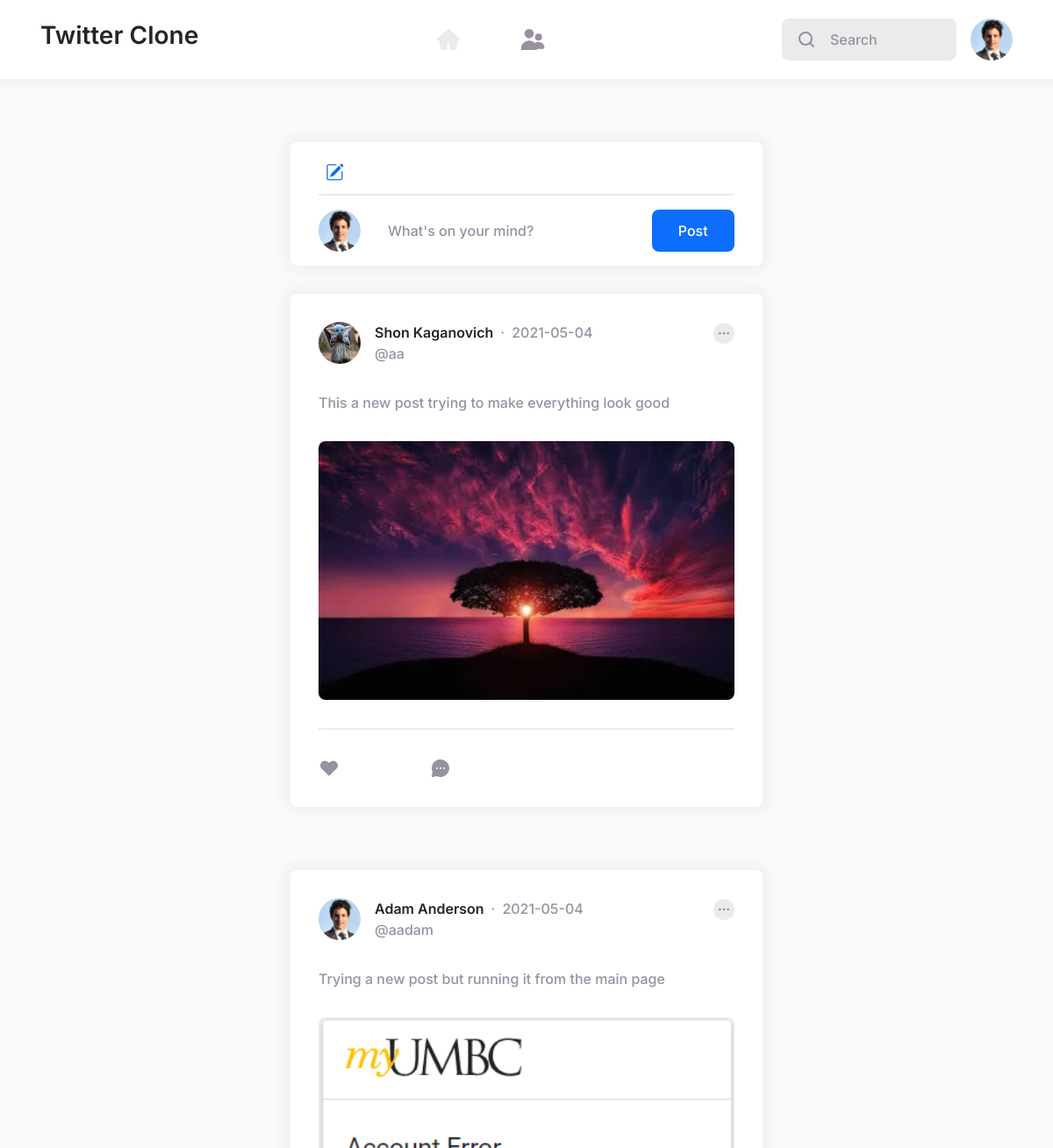
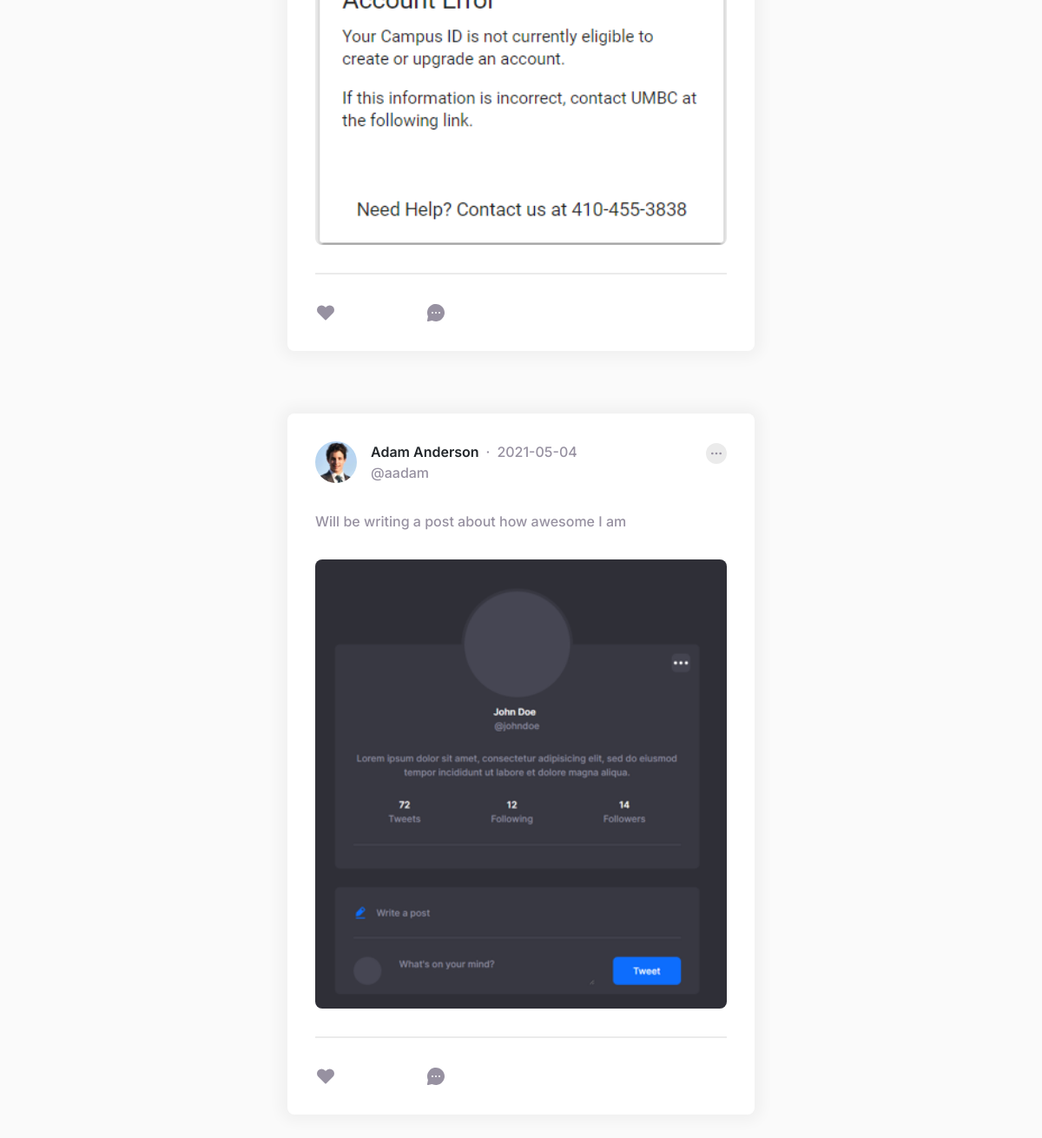
The page / (signed in) on the database its author committed (2 pictures, top to bottom).
### components/models.py (models this page shows, shortened)
class User(db.Model, UserMixin):
    __tablename__ = 'users'
    id = db.Column(db.Integer, primary_key = True)
    profile_image = db.Column(db.String(20), nullable=False, default='default_profile.png')
    email = db.Column(db.String(64), unique=True, index=True)
    name = db.Column(db.String(64))
    username = db.Column(db.String(64), unique=True, index=True)
    bio = db.Column(db.String(500))
    password_hash = db.Column(db.String(128))
    posts = db.relationship('Post', backref='user', lazy=True,  order_by="desc(Post.date)")

class Post(db.Model):
    id = db.Column(db.Integer, primary_key=True)
    user_id = db.Column(db.Integer, db.ForeignKey('users.id'), nullable=False)
    date = db.Column(db.DateTime, nullable=False, default=datetime.utcnow)
    text = db.Column(db.Text, nullable=False)
    image = db.Column(db.String(20), default=None)

### components/core/views.py (the view, shortened to what this page needs)
@core.route('/', methods=['GET', 'POST'])
@login_required
def index():
    posts = Post.query.order_by(Post.date.desc()).all()
    post_form = WritePost() # Need to validated the info and find a way to toggle the view if I need to redirect
    return render_template('index.html', posts=posts , post_form=post_form)

### components/posts/forms.py
class WritePost(FlaskForm):
    text = TextAreaField('Text')
    picture = FileField('Add optional photo', validators=[FileAllowed(['jpg', 'png','jpeg','bmp','bmp','gif','webp'],message="This file type is not allowed")])
    submit = SubmitField('Post')

### components/models.py (called while the page is built)
@login_manager.user_loader
def load_user(user_id):
    return User.query.get(user_id)

### components/templates/index.html (shortened to what this page needs)
<!doctype html>
<html lang="en">
<head>
  <link rel="stylesheet" href="{{ url_for('static', filename='assets/grayshift.min.css'  )}}">
</head>
<body>
  <nav class="navbar-default sticky-top bg-card shadow">
    <div class="container d-flex align-items-center">
      <a class="link-headings d-none d-lg-inline pt-4" href="{{ url_for('core.index') }}">
        <h1 class="gi gi-fellowers mb-5 fs-4" width="111.66" height="40">Twitter Clone</h1>
      </a>
      <ul class="list-unstyled d-flex flex-grow-1 justify-content-between flex-lg-grow-0 mx-lg-auto">
        <li class="nav-item">
          <a class="nav-link active py-3 px-lg-5 py-lg-4 text-light" href="{{ url_for('core.index') }}">
          </a>
        </li>
        <li class="nav-item">
          <a class="nav-link  py-3 px-lg-5 py-lg-4" href="{{ url_for('users.account') }}" aria-current="page">
          </a>
        </li>
      </ul>
      <form>
        <div class="input-group d-none d-lg-flex mr-3">
          <div class="input-group-item">
          </div>
          <input class="form-control disabled" style="max-width: 9rem;" type="search" placeholder="Search" aria-label="Search" >
        </div>
      </form>
      <div class="dropdown">
        <button class="btn p-0" data-toggle="dropdown" type="button" aria-expanded="false">
          <img class="gi d-none d-lg-inline-block rounded-circle" height="48" width="48" src="{{ url_for('static', filename='profile_pics/' + current_user.profile_image) }}">
        </button>
      </div>
    </div>
  </nav>
<br><br><br>
  <div class="container">
    <div class="row justify-content-center">
      <div class="col-lg-12 col-xl-6">
      <div class="card py-0 mb-5" data-toggle="modal" data-target="#newPost">
        <div class=" row pl-4 pt-4">
            <div class="col-auto p-0 m-0">
            </div>
            <div class="col-auto p-0 m-0">
                <span class="text-muted">Write a post</span>
              </div>
        </div>
        <hr class="p-0 m-0 mt-1 ">
        <div class="py-3">
          <form>
                    <div class="row align-items-center">
                      <div class="col-sm-8 col-md-9">
                        <div class="input-group mb-5 mb-sm-0">
                          <div class="input-group-item pr-5 pl-0 bg-transparent">
                            <img class="gi rounded-circle" height="48" width="48" src="{{ url_for('static', filename='profile_pics/' + current_user.profile_image) }}">
                          </div>
                          <input class="form-control p-0 bg-transparent" type="text" placeholder="What's on your mind?" aria-label="What's on your mind?">
                        </div>
                      </div>
                      <div class="col-sm-4 col-md-3">
                        <button class="btn btn-primary w-100" type="submit">Post</button>
                      </div>
                    </div>
                  </form>
        </div>
      </div>
        {% for post in posts %}
        <div class="card mb-5 mb-lg-0">
          <div class="d-flex mb-5">
            <img class="gi mr-3 rounded-circle" width="48" height="48" src="{{ url_for('static', filename='profile_pics/' + post.user.profile_image) }}">
            <div class="mr-auto overflow-hidden">
              <div class="d-flex">
                <h4 class="text-truncate mr-2 fs-1 lh-relaxed">
                  <a class="link-headings" href="{{ url_for('users.u', username=post.user.username) }}">{{ post.user.name }}</a>
                </h4>
                <span class="mr-2">&middot;</span>
                <p>{{post.date.strftime('%Y-%m-%d')}}</p>
              </div>
              <p class="text-truncate">@{{ post.user.username }}</p>
            </div>
            <div class="dropdown ml-5">
              <button class="btn btn-auto d-inline-flex flex-shrink-0 align-items-center justify-content-center p-0 rounded-circle" data-toggle="dropdown" style="width: 1.5rem; height: 1.5rem;" type="button" aria-expanded="false">
                <svg class="gi gi-more-horizontal" width="1em" height="1em" viewBox="0 0 24 24" fill="currentColor" xmlns="http://www.w3.org/2000/svg">
                  <path d="M5 14a2 2 0 1 0 0-4 2 2 0 1 0 0 4zm7 0a2 2 0 1 0 0-4 2 2 0 1 0 0 4zm7 0a2 2 0 1 0 0-4 2 2 0 1 0 0 4z"/>
                </svg>
              </button>
            </div>
          </div>
          <p class="mb-5">{{post.text}}</p>
          <div class="position-relative">
            {% if post.image is not none %}
                <center><img class="gi gi-reply rounded justify-centered w-100 " src="{{ url_for('static', filename='post_pics/' + post.image) }}" ></center>
            {% endif %}
          </div>
          <hr role="presentation">
          <div class="row invisible-scrollbar flex-nowrap">
            <div class="col">
              <div class="d-flex">
                <button class="btn link-body d-inline-flex p-0 mr-3" type="button">
                  <svg class="gi gi-heart fs-3" width="1em" height="1em" viewBox="0 0 24 24" fill="currentColor" xmlns="http://www.w3.org/2000/svg">
                    <path d="M3.555 5a5.31 5.31 0 0 1 7.506 0l.938.938.94-.938a5.31 5.31 0 0 1 7.506 0 5.31 5.31 0 0 1 0 7.506l-7.737 7.737a1 1 0 0 1-1.414 0l-7.737-7.737a5.31 5.31 0 0 1 0-7.506z"/>
                  </svg>
                </button>
              </div>
            </div>
            <div class="col">
              <div class="d-flex">
                <button class="btn link-body d-inline-flex p-0 mr-3" data-toggle="collapse" data-target="#collapseTwo" type="button" aria-expanded="false" aria-controls="collapseTwo">
                </button>
              </div>
            </div>
          <div class="col"></div>
          <div class="col"></div>
          </div>
        </div>
 <br><br><br>
          {% endfor %}
      </div>
    </div>
  </div>
  </body>
  </html>

### rows shown on the page
User: profile_image (picture)
Post: profile_image (picture), user.name "Shon Kaganovich", date "2021-05-04", user.username "aa", text "This a new post trying to make everything look good", image (picture)
Post: profile_image (picture), user.name "Adam Anderson", date "2021-05-04", user.username "aadam", text "Trying a new post but running it from the main page", image (picture)
Post: profile_image (picture), user.name "Adam Anderson", date "2021-05-04", user.username "aadam", text "Will be writing a post about how awesome I am", image (picture)
